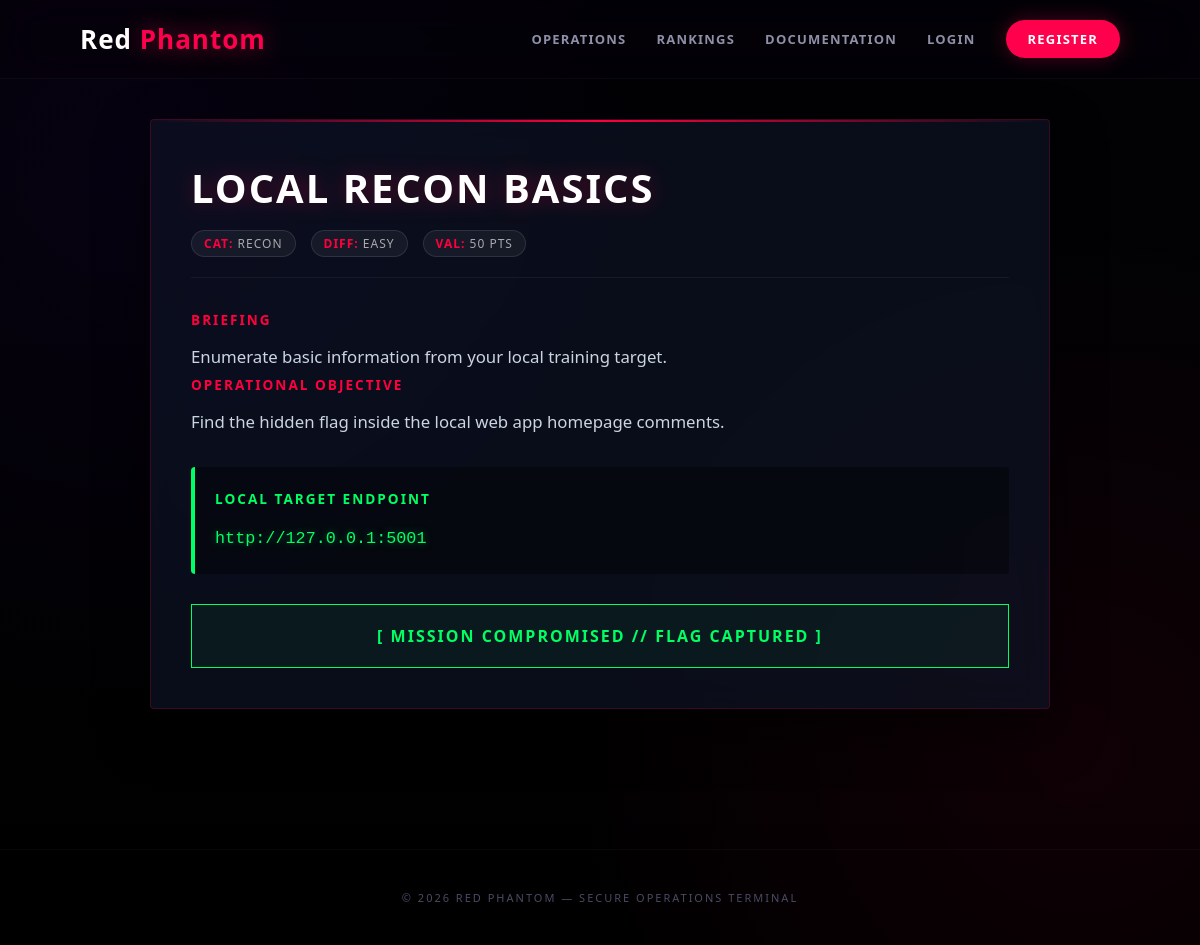
/challenge/recon-basics (signed in), run on the app's committed database.
### lab/models.py (models this page shows)
class Challenge(db.Model):
    id = db.Column(db.Integer, primary_key=True)
    slug = db.Column(db.String(64), unique=True, nullable=False)
    title = db.Column(db.String(140), nullable=False)
    category = db.Column(db.String(60), nullable=False)
    difficulty = db.Column(db.String(20), nullable=False)
    points = db.Column(db.Integer, nullable=False)
    description = db.Column(db.Text, nullable=False)
    objective = db.Column(db.Text, nullable=False)
    local_target = db.Column(db.Text, nullable=False)
    flag = db.Column(db.String(255), nullable=False)
    solves = db.relationship("Solve", back_populates="challenge", cascade="all, delete-orphan")

### app.py (the view)
@app.get("/challenge/<slug>")
@login_required
def challenge_details(slug):
    challenge = Challenge.query.filter_by(slug=slug).first_or_404()
    user = current_user()
    solved = bool(Solve.query.filter_by(user_id=user.id, challenge_id=challenge.id).first())
    return render_template("challenge.html", challenge=challenge, solved=solved)

### app.py (called while the page is built)
def current_user():
    user_id = session.get("user_id")
    if not user_id:
        return None
    return User.query.get(user_id)

def login_required(view_func):
    @wraps(view_func)
    def wrapped(*args, **kwargs):
        if not current_user():
            flash("Please login first.", "error")
            return redirect(url_for("login"))
        return view_func(*args, **kwargs)
    return wrapped

@app.context_processor
def inject_user():
    return {"current_user": current_user()}

### templates/challenge.html (shortened to what this page needs)
{% extends "base.html" %} {% block content %}
<div class="challenge-container">
  <article class="challenge-card">
    <header class="challenge-header">
      <div class="challenge-title">
        <h2>{{ challenge.title }}</h2>
        <div class="challenge-meta">
          <span class="meta-item"
            ><strong>Cat:</strong> {{ challenge.category }}</span
          >
          <span class="meta-item"
            ><strong>Diff:</strong> {{ challenge.difficulty }}</span
          >
          <span class="meta-item"
            ><strong>Val:</strong> {{ challenge.points }} PTS</span
          >
        </div>
      </div>
    </header>
    <div class="challenge-body">
      <span class="section-label">Briefing</span>
      <p>{{ challenge.description }}</p>
      <span class="section-label">Operational Objective</span>
      <p>{{ challenge.objective }}</p>
      <div class="target-box">
        <span class="section-label" style="color: #00ff64"
          >Local Target Endpoint</span
        >
        <code>{{ challenge.local_target }}</code>
      </div>
    </div>
    {% if solved %}
    <div class="solved-status">[ Mission Compromised // Flag Captured ]</div>
    {% endif %}
  </article>
</div>
{% endblock %}

### templates/base.html (style rules this page uses)
* { margin: 0; padding: 0; box-sizing: border-box; font-family: "Segoe UI", sans-serif; }
body { background: radial-gradient( circle at 10% 20%, rgba(91, 0, 255, 0.05) 0%, transparent 40% ), radial-gradient( circle at 90% 80%, rgba(255, 0, 77, 0.06) 0%, transparent 40% ), linear-gradient(180deg, #020205 0%, #000000 100%); background-attachment: fixed; color: #ececf6; min-height: 100vh; overflow-x: hidden; }

### templates/challenge.html (style rules this page uses)
.challenge-container { max-width: 900px; margin: 40px auto; position: relative; }
.challenge-card { background: rgba(15, 23, 42, 0.6); backdrop-filter: blur(20px); border: 1px solid rgba(255, 0, 60, 0.2); border-radius: 4px; padding: 40px; position: relative; overflow: hidden; box-shadow: 0 20px 50px rgba(0, 0, 0, 0.5); }
.challenge-card::before { content: ""; position: absolute; top: 0; left: 0; width: 100%; height: 2px; background: linear-gradient(90deg, transparent, #ff003c, transparent); }
.challenge-header { display: flex; justify-content: space-between; align-items: flex-start; margin-bottom: 30px; border-bottom: 1px solid rgba(255, 255, 255, 0.05); padding-bottom: 20px; }
.challenge-title h2 { color: #fff; font-size: 2.5rem; margin: 0; text-transform: uppercase; letter-spacing: 2px; filter: drop-shadow(0 0 10px rgba(255, 0, 60, 0.3)); }
.challenge-meta { display: flex; gap: 15px; margin-top: 15px; }
.meta-item { font-size: 0.75rem; text-transform: uppercase; letter-spacing: 1px; padding: 4px 12px; background: rgba(255, 255, 255, 0.05); border-radius: 30px; color: #aaa; border: 1px solid rgba(255, 255, 255, 0.1); }
.meta-item strong { color: #ff003c; }
.challenge-body { color: #cbd5e1; line-height: 1.8; font-size: 1.05rem; }
.section-label { display: block; color: #ff003c; font-weight: 800; text-transform: uppercase; font-size: 0.85rem; letter-spacing: 2px; margin-bottom: 10px; }
.target-box { background: rgba(0, 0, 0, 0.4); padding: 20px; border-radius: 4px; border-left: 4px solid #00ff64; margin: 30px 0; }
code { color: #00ff64; font-family: "Fira Code", monospace; text-shadow: 0 0 8px rgba(0, 255, 100, 0.4); }
.solved-status { text-align: center; padding: 20px; border: 1px solid #00ff64; color: #00ff64; background: rgba(0, 255, 100, 0.05); text-transform: uppercase; letter-spacing: 2px; font-weight: bold; }

### data on the page
Challenge: title "LOCAL RECON BASICS", category "RECON", difficulty "EASY", points "50", description "Enumerate basic information from your local training target.", objective "Find the hidden flag inside the local web app homepage comments.", local_target "http://127.0.0.1:5001"
